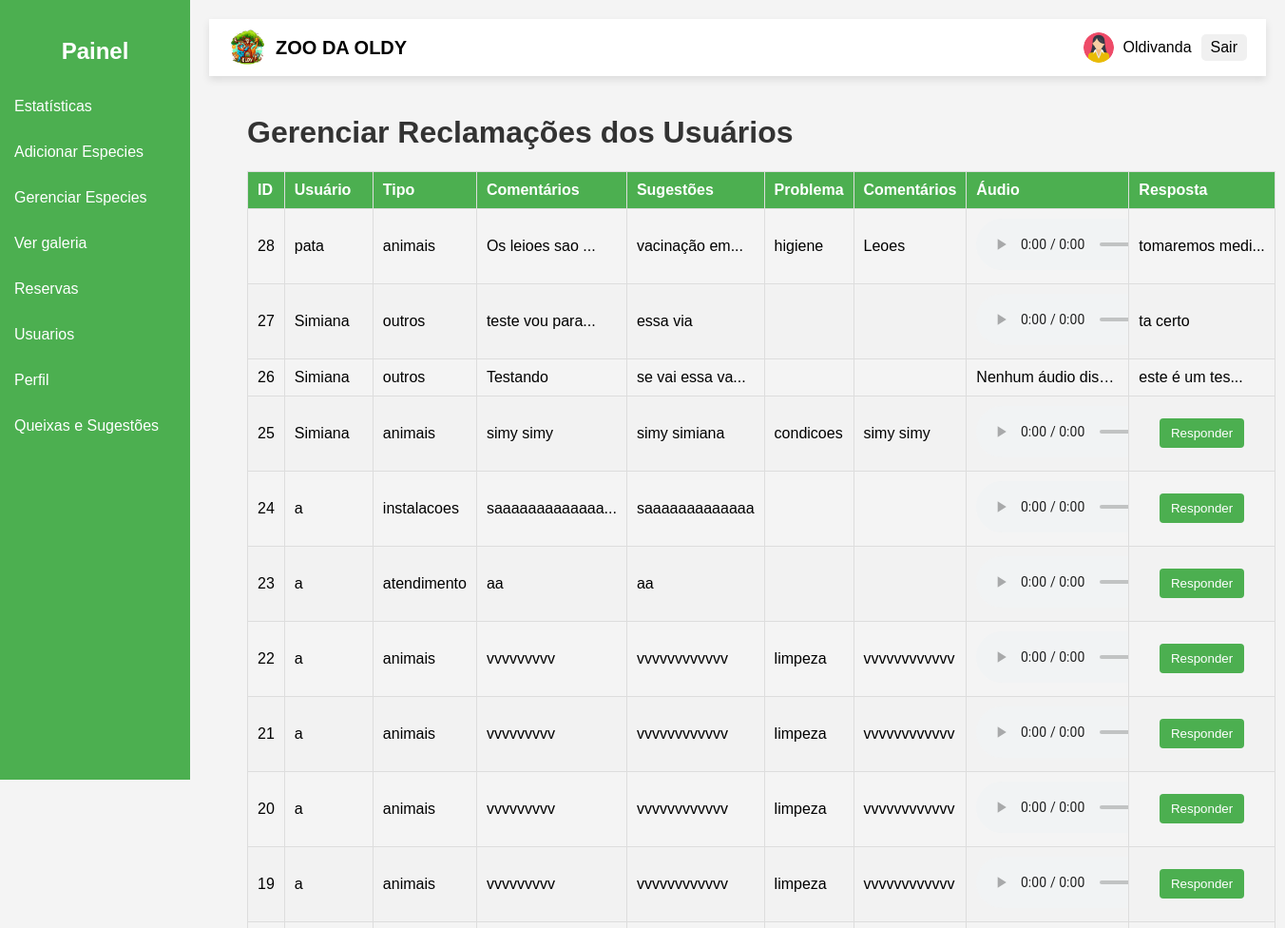
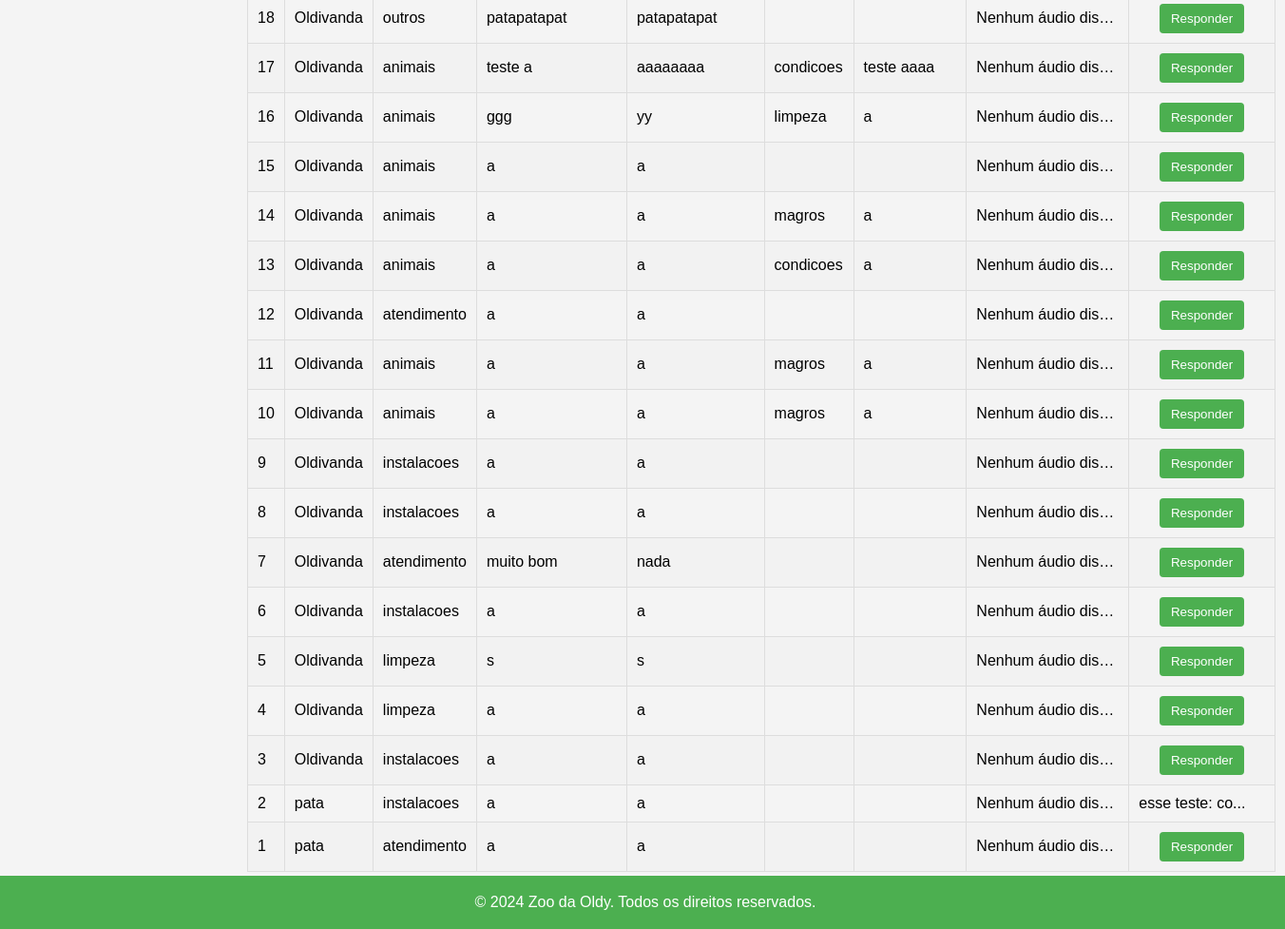
Page /funcionario/painel.php?page=gerenciar_reclamacoes (signed in) on the committed database (2 pictures, top to bottom).
### tables this page shows
CREATE TABLE `usuarios` (
  `id` int(11) NOT NULL,
  `username` varchar(50) NOT NULL,
  `password` varchar(255) NOT NULL,
  `nivel_id` int(11) NOT NULL,
  `nome` varchar(100) NOT NULL,
  `apelido` varchar(100) DEFAULT NULL,
  `sexo` enum('M','F','Outro') NOT NULL,
  `endereco` varchar(255) DEFAULT NULL,
  `nacionalidade` varchar(100) DEFAULT NULL,
  `telefone` varchar(15) DEFAULT NULL,
  `data_nascimento` date DEFAULT NULL,
  `ocupacao` varchar(100) DEFAULT NULL,
  `email` varchar(100) DEFAULT NULL,
  `created_at` timestamp NOT NULL DEFAULT current_timestamp(),
  `reset_token` varchar(255) DEFAULT NULL
);

CREATE TABLE `reclamacoes` (
  `id` int(11) NOT NULL,
  `user_id` int(11) NOT NULL,
  `tipo` varchar(255) NOT NULL,
  `comentarios` text DEFAULT NULL,
  `sugestoes` text DEFAULT NULL,
  `problema_animal` varchar(255) DEFAULT NULL,
  `comentarios_animal` text DEFAULT NULL,
  `audio` longblob DEFAULT NULL,
  `data` timestamp NOT NULL DEFAULT current_timestamp(),
  `resposta` text DEFAULT NULL
);

### funcionario/gerenciar_reclamacoes.php (the view, shortened to what this page needs)
<?php
$host = 'localhost';
$db = 'zoo_da_oldy';
$user = 'root';
$pass = '';
try {
    $pdo = new PDO("mysql:host=$host;dbname=$db;charset=utf8", $user, $pass);
    $pdo->setAttribute(PDO::ATTR_ERRMODE, PDO::ERRMODE_EXCEPTION);
    $pdo->setAttribute(PDO::ATTR_DEFAULT_FETCH_MODE, PDO::FETCH_ASSOC);
    $stmt = $pdo->prepare("SELECT reclamacoes.*, usuarios.nome AS nome_usuario FROM reclamacoes INNER JOIN usuarios ON reclamacoes.user_id = usuarios.id ORDER BY reclamacoes.id DESC");
    $stmt->execute();
    $reclamacoes = $stmt->fetchAll();
    echo "<h1>Gerenciar Reclamações dos Usuários</h1>";
    if (count($reclamacoes) > 0) {
        echo "<table id='reclamacoesTable'>
                <thead>
                    <tr>
                        <th>ID</th>
                        <th>Usuário</th>
                        <th>Tipo</th>
                        <th>Comentários</th>
                        <th>Sugestões</th>
                        <th>Problema</th>
                        <th>Comentários</th>
                        <th>Áudio</th>
                        <th>Resposta</th>
                    </tr>
                </thead>
                <tbody>";
        foreach ($reclamacoes as $reclamacao) {
            $id = $reclamacao['id'];
            $nomeUsuario = htmlspecialchars($reclamacao['nome_usuario']);
            $tipo = htmlspecialchars(substr($reclamacao['tipo'], 0, 14)) . (strlen($reclamacao['tipo']) > 14 ? "..." : "");
            $comentarios = htmlspecialchars(substr($reclamacao['comentarios'], 0, 14)) . (strlen($reclamacao['comentarios']) > 14 ? "..." : "");
            $sugestoes = htmlspecialchars(substr($reclamacao['sugestoes'], 0, 14)) . (strlen($reclamacao['sugestoes']) > 14 ? "..." : "");
            $problemaAnimal = htmlspecialchars(substr($reclamacao['problema_animal'], 0, 14)) . (strlen($reclamacao['problema_animal']) > 14 ? "..." : "");
            $comentariosAnimal = htmlspecialchars(substr($reclamacao['comentarios_animal'], 0, 14)) . (strlen($reclamacao['comentarios_animal']) > 14 ? "..." : "");
            $audioUrl = $reclamacao['audio'];
            $resposta = htmlspecialchars(substr($reclamacao['resposta'] ?? '', 0, 14)) . ((isset($reclamacao['resposta']) && strlen($reclamacao['resposta']) > 14) ? "..." : "");
            echo "<tr onclick='mostrarDetalhes($id)'>
                    <td>{$id}</td>
                    <td>{$nomeUsuario}</td>
                    <td>{$tipo}</td>
                    <td>{$comentarios}</td>
                    <td>{$sugestoes}</td>
                    <td>{$problemaAnimal}</td>
                    <td>{$comentariosAnimal}</td>
                    <td>" . ($audioUrl ? "<audio controls>
                            <source src='$audioUrl' type='audio/mpeg'>
                            Seu navegador não suporta o elemento de áudio.
                        </audio>" : 'Nenhum áudio disponível') . "</td>
                    <td>" . ($resposta ? $resposta : "<button class='responder-btn' onclick='event.stopPropagation(); responderReclamacao($id)'>Responder</button>") . "</td>
                  </tr>";
        }
        echo "</tbody></table>";
    } else {
        echo "<p>Nenhuma reclamação encontrada.</p>";
    }
} catch (PDOException $e) {
    http_response_code(500);
    echo "Erro na conexão com o banco de dados: " . htmlspecialchars($e->getMessage());
}
?>

### funcionario/painel.php (shortened to what this page needs)
<?php
$host = 'localhost';
$db = 'zoo_da_oldy';
$user = 'root';
$pass = '';
$charset = 'utf8mb4';
$dsn = "mysql:host=$host;dbname=$db;charset=$charset";
$options = [
    PDO::ATTR_ERRMODE => PDO::ERRMODE_EXCEPTION,
    PDO::ATTR_DEFAULT_FETCH_MODE => PDO::FETCH_ASSOC,
    PDO::ATTR_EMULATE_PREPARES => false,
];
try {
    $pdo = new PDO($dsn, $user, $pass, $options);
} catch (\PDOException $e) {
    die("Erro na conexão com o banco de dados: " . $e->getMessage());
}
$user_id = $_SESSION['user_id'];
$stmt = $pdo->prepare("SELECT nome, sexo FROM usuarios WHERE id = :id");
$stmt->execute(['id' => $user_id]);
$user = $stmt->fetch();
$avatar = '';
if ($user['sexo'] == 'M') {
    $avatar = '../imagens/icones/homem.png';
} elseif ($user['sexo'] == 'F') {
    $avatar = '../imagens/icones/mulher.png';
} else {
    $avatar = '../imagens/icones/user.png';
}
$active_menu = isset($_GET['page']) ? $_GET['page'] : 'dashboard';
?>
<!DOCTYPE html>
<html lang="pt-br">
<head>
</head>
<body>
    <div class="top-bar">
        <div class="logo">
            <img src="../imagens/logo.png" alt="Logo Zoo da Oldy">
            <span style="font-weight: bold; font-size: 20px;">ZOO DA OLDY</span>
        </div>
        <div class="user-info">
            <img src="<?php echo $avatar; ?>" alt="Avatar" class="avatar">
            <span><?php echo htmlspecialchars($user['nome']); ?></span>
            <a href="logout.php" class="logout-btn">Sair</a>
        </div>
    </div>
    <div class="sidebar">
        <h2>Painel</h2>
        <ul>
            <li class="<?php echo $active_menu == 'dashboard' ? 'active' : ''; ?>"><a href="?page=estatistica">Estatísticas</a></li>
            <li class="<?php echo $active_menu == 'galeria' ? 'active' : ''; ?>"><a href="?page=adicionar_especie">Adicionar Especies</a></li>
            <li class="<?php echo $active_menu == 'galeria' ? 'active' : ''; ?>"><a href="?page=gerenciar_especies">Gerenciar Especies</a></li>
            <li class="<?php echo $active_menu == 'galeria' ? 'active' : ''; ?>"><a href="?page=galeria_especies">Ver galeria</a></li>
            <li class="<?php echo $active_menu == 'perfil' ? 'active' : ''; ?>"><a href="?page=gerenciar_reservas">Reservas</a></li>
            <li class="<?php echo $active_menu == 'reserva' ? 'active' : ''; ?>"><a href="?page=listar_usuarios_visitantes">Usuarios</a></li>
            <li class="<?php echo $active_menu == 'perfil' ? 'active' : ''; ?>"><a href="?page=perfil">Perfil</a></li>
            <li class="<?php echo $active_menu == 'queixas' ? 'active' : ''; ?>"><a href="?page=gerenciar_reclamacoes">Queixas e Sugestões</a>
        </ul>
    </div>
    <div class="main-content">
        <?php
        $page = isset($_GET['page']) ? $_GET['page'] : 'dashboard';
        $page_file = "$page.php";
        if (file_exists($page_file)) {
            include $page_file;
        } else {
            echo "<p>Página não encontrada.</p>";
        }
        ?>
    </div>
    <footer>
        <p>© <span id="currentYear"></span> Zoo da Oldy. Todos os direitos reservados.</p>
    </footer>
</body>
</html>

### funcionario/painel.php (style rules this page uses)
.top-bar { display: flex; justify-content: space-between; align-items: center; padding: 10px 20px; background-color: #ffffff; box-shadow: 0px 4px 8px rgba(0, 0, 0, 0.1); z-index: 10; position: relative; margin-left: 200px; }
.top-bar .logo { display: flex; align-items: center; }
.top-bar .logo img { height: 40px; margin-right: 10px; }
.top-bar .user-info { display: flex; align-items: center; }
.top-bar .user-info .avatar { width: 32px; height: 32px; border-radius: 50%; margin-right: 10px; }
.top-bar .logout-btn { color: #000; text-decoration: none; padding: 5px 10px; background-color: #f0f0f0; border-radius: 5px; margin-left: 10px; }
.sidebar { width: 200px; background-color: #4CAF50; height: 100vh; position: fixed; top: 0; left: 0; padding-top: 20px; color: white; z-index: 1000; }
.sidebar h2 { text-align: center; }
.sidebar ul { list-style: none; padding: 0; }
.sidebar ul li { padding: 15px; }
.sidebar ul li a { color: white; text-decoration: none; display: block; }
.main-content { margin-left: 220px; padding: 20px; box-sizing: border-box; width: calc(100% - 220px); min-height: calc(100vh - 50px); padding-bottom: 40px; }
footer { background-color: #4CAF50; color: white; text-align: center; padding: 3px; position: fixed; bottom: 0; left: 0; width: 100%; z-index: 1000; }

### funcionario/gerenciar_reclamacoes.php (style rules this page uses)
body { font-family: Arial, sans-serif; background-color: #f4f4f4; margin: 20px; }
h1 { color: #333; }
table { width: 100%; border-collapse: collapse; margin-top: 20px; }
th, td { padding: 10px; text-align: left; border: 1px solid #ddd; max-width: 150px; white-space: nowrap; overflow: hidden; text-overflow: ellipsis; }
th { background-color: #4CAF50; color: white; }
tr:nth-child(even) { background-color: #f2f2f2; }
.responder-btn { background-color: #4CAF50; color: white; border: none; padding: 8px 12px; cursor: pointer; border-radius: 4px; display: block; margin: 0 auto; }

### rows in the picture
usuarios: nome "Oldivanda"
reclamacoes: id "28", user.nome "pata", tipo "animais", comentarios "Os leioes sao ...", sugestoes "vacinação em...", problema_animal "higiene", comentarios_animal "Leoes", resposta "tomaremos medi..."
reclamacoes: id "27", user.nome "Simiana", tipo "outros", comentarios "teste vou para...", sugestoes "essa via", resposta "ta certo"
reclamacoes: id "26", user.nome "Simiana", tipo "outros", comentarios "Testando", sugestoes "se vai essa va...", shows "Nenhum áudio dis…", resposta "este é um tes..."
reclamacoes: id "25", user.nome "Simiana", tipo "animais", comentarios "simy simy", sugestoes "simy simiana", problema_animal "condicoes", comentarios_animal "simy simy"
reclamacoes: id "24", user.nome "a", tipo "instalacoes", comentarios "saaaaaaaaaaaaa...", sugestoes "saaaaaaaaaaaaa"
reclamacoes: id "23", user.nome "a", tipo "atendimento", comentarios "aa", sugestoes "aa"
reclamacoes: id "22", user.nome "a", tipo "animais", comentarios "vvvvvvvvv", sugestoes "vvvvvvvvvvvv", problema_animal "limpeza", comentarios_animal "vvvvvvvvvvvv"
reclamacoes: id "21", user.nome "a", tipo "animais", comentarios "vvvvvvvvv", sugestoes "vvvvvvvvvvvv", problema_animal "limpeza", comentarios_animal "vvvvvvvvvvvv"
reclamacoes: id "20", user.nome "a", tipo "animais", comentarios "vvvvvvvvv", sugestoes "vvvvvvvvvvvv", problema_animal "limpeza", comentarios_animal "vvvvvvvvvvvv"
reclamacoes: id "19", user.nome "a", tipo "animais", comentarios "vvvvvvvvv", sugestoes "vvvvvvvvvvvv", problema_animal "limpeza", comentarios_animal "vvvvvvvvvvvv"
reclamacoes: id "18", user.nome "Oldivanda", tipo "outros", comentarios "patapatapat", sugestoes "patapatapat", shows "Nenhum áudio dis…"
reclamacoes: id "17", user.nome "Oldivanda", tipo "animais", comentarios "teste a", sugestoes "aaaaaaaa", problema_animal "condicoes", comentarios_animal "teste aaaa", shows "Nenhum áudio dis…"
reclamacoes: id "16", user.nome "Oldivanda", tipo "animais", comentarios "ggg", sugestoes "yy", problema_animal "limpeza", comentarios_animal "a", shows "Nenhum áudio dis…"
reclamacoes: id "15", user.nome "Oldivanda", tipo "animais", comentarios "a", sugestoes "a", shows "Nenhum áudio dis…"
reclamacoes: id "14", user.nome "Oldivanda", tipo "animais", comentarios "a", sugestoes "a", problema_animal "magros", comentarios_animal "a", shows "Nenhum áudio dis…"
reclamacoes: id "13", user.nome "Oldivanda", tipo "animais", comentarios "a", sugestoes "a", problema_animal "condicoes", comentarios_animal "a", shows "Nenhum áudio dis…"
reclamacoes: id "12", user.nome "Oldivanda", tipo "atendimento", comentarios "a", sugestoes "a", shows "Nenhum áudio dis…"
reclamacoes: id "11", user.nome "Oldivanda", tipo "animais", comentarios "a", sugestoes "a", problema_animal "magros", comentarios_animal "a", shows "Nenhum áudio dis…"
reclamacoes: id "10", user.nome "Oldivanda", tipo "animais", comentarios "a", sugestoes "a", problema_animal "magros", comentarios_animal "a", shows "Nenhum áudio dis…"
reclamacoes: id "9", user.nome "Oldivanda", tipo "instalacoes", comentarios "a", sugestoes "a", shows "Nenhum áudio dis…"
reclamacoes: id "8", user.nome "Oldivanda", tipo "instalacoes", comentarios "a", sugestoes "a", shows "Nenhum áudio dis…"
reclamacoes: id "7", user.nome "Oldivanda", tipo "atendimento", comentarios "muito bom", sugestoes "nada", shows "Nenhum áudio dis…"
reclamacoes: id "6", user.nome "Oldivanda", tipo "instalacoes", comentarios "a", sugestoes "a", shows "Nenhum áudio dis…"
reclamacoes: id "5", user.nome "Oldivanda", tipo "limpeza", comentarios "s", sugestoes "s", shows "Nenhum áudio dis…"
reclamacoes: id "4", user.nome "Oldivanda", tipo "limpeza", comentarios "a", sugestoes "a", shows "Nenhum áudio dis…"
reclamacoes: id "3", user.nome "Oldivanda", tipo "instalacoes", comentarios "a", sugestoes "a", shows "Nenhum áudio dis…"
reclamacoes: id "2", user.nome "pata", tipo "instalacoes", comentarios "a", sugestoes "a", shows "Nenhum áudio dis…", resposta "esse teste: co..."
reclamacoes: id "1", user.nome "pata", tipo "atendimento", comentarios "a", sugestoes "a", shows "Nenhum áudio dis…"
